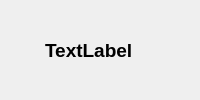
                         <widget class="QWidget" name="widget_111" native="true">
                          <layout class="QHBoxLayout" name="horizontalLayout_50">
                           <property name="spacing">
                            <number>0</number>
                           </property>
                           <property name="leftMargin">
                            <number>0</number>
                           </property>
                           <property name="topMargin">
                            <number>0</number>
                           </property>
                           <property name="rightMargin">
                            <number>0</number>
                           </property>
                           <property name="bottomMargin">
                            <number>0</number>
                           </property>
                           <item>
                            <widget class="QWidget" name="widget_118" native="true">
                             <layout class="QHBoxLayout" name="horizontalLayout_46">
                              <item>
                               <widget class="QLabel" name="shop8RingIcon">
                                <property name="minimumSize">
                                 <size>
                                  <width>30</width>
                                  <height>30</height>
                                 </size>
                                </property>
                                <property name="maximumSize">
                                 <size>
                                  <width>30</width>
                                  <height>30</height>
                                 </size>
                                </property>
                                <property name="text">
                                 <string/>
                                </property>
                                <property name="pixmap">
                                 <pixmap>images/ring.png</pixmap>
                                </property>
                                <property name="scaledContents">
                                 <bool>true</bool>
                                </property>
                               </widget>
                              </item>
                              <item>
                               <widget class="QLabel" name="shop8PriceLabel">
                                <property name="font">
                                 <font>
                                  <pointsize>14</pointsize>
                                  <bold>true</bold>
                                 </font>
                                </property>
                                <property name="text">
                                 <string>TextLabel</string>
                                </property>
                               </widget>
                              </item>
                             </layout>
                            </widget>
                           </item>
                          </layout>
                         </widget>
